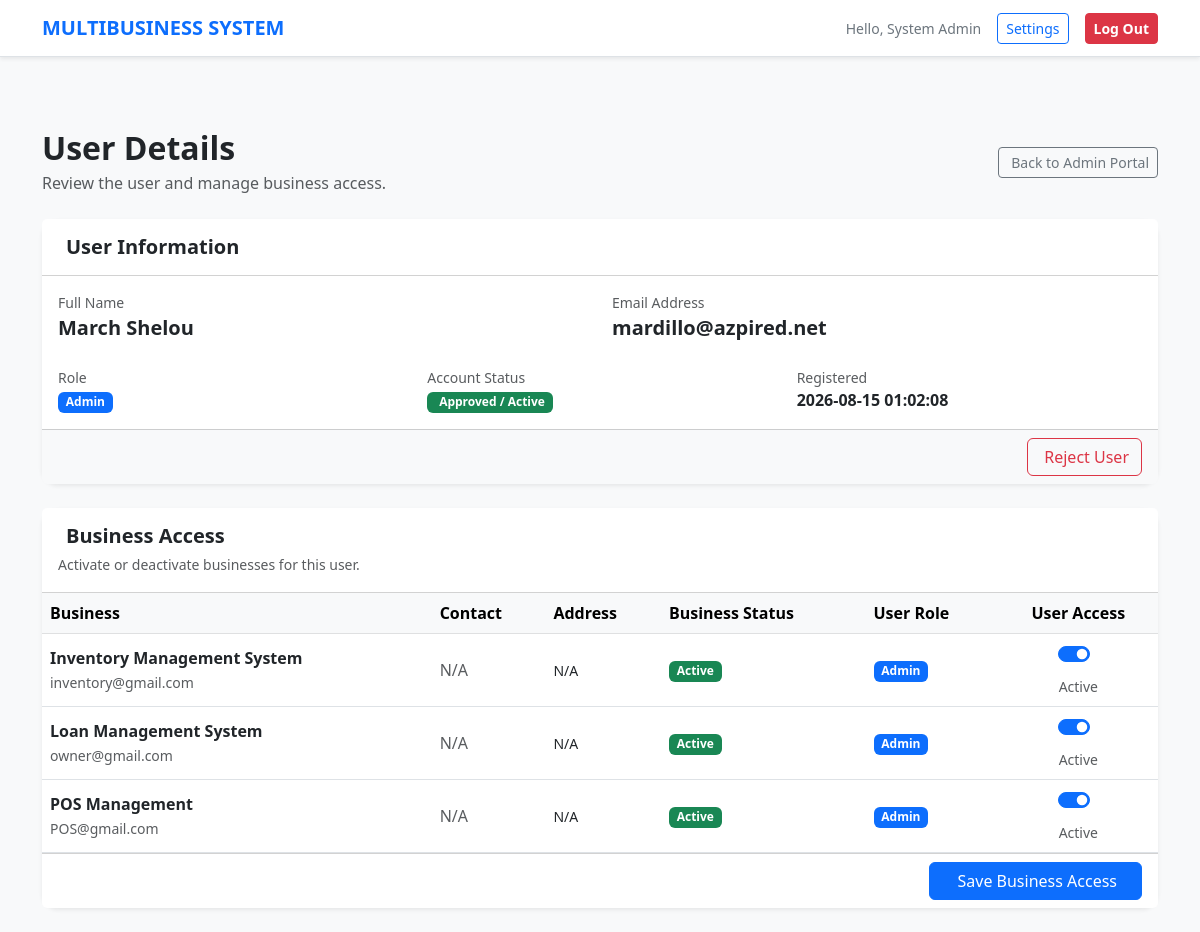
Screenshot of /public/index.php?page=admin_user_details&id=4 (signed in) with the database file from the repository.
### tables this page shows
CREATE TABLE `users` (
  `id` int(11) NOT NULL,
  `name` varchar(150) NOT NULL,
  `email` varchar(150) NOT NULL,
  `password` varchar(255) NOT NULL,
  `role` enum('super_admin','admin','staff') NOT NULL DEFAULT 'staff',
  `status` enum('active','inactive','pending') NOT NULL DEFAULT 'active',
  `created_at` timestamp NOT NULL DEFAULT current_timestamp(),
  `updated_at` timestamp NULL DEFAULT NULL ON UPDATE current_timestamp()
);

CREATE TABLE `businesses` (
  `id` int(11) NOT NULL,
  `name` varchar(150) NOT NULL,
  `email` varchar(150) DEFAULT NULL,
  `phone` varchar(50) DEFAULT NULL,
  `address` text DEFAULT NULL,
  `status` enum('active','inactive') NOT NULL DEFAULT 'active',
  `created_at` timestamp NOT NULL DEFAULT current_timestamp(),
  `updated_at` timestamp NULL DEFAULT NULL ON UPDATE current_timestamp()
);

### resources/admin_user_details.php (the view, shortened to what this page needs)
<?php
$pdo = Database::getConnection();
$targetUserId = (int)($_GET['id'] ?? 0);
$stmt = $pdo->prepare("
    SELECT
        id,
        name,
        email,
        role,
        status,
        created_at,
        updated_at
    FROM users
    WHERE id = ?
    LIMIT 1
");
$stmt->execute([$targetUserId]);
$user = $stmt->fetch(PDO::FETCH_ASSOC);
$stmt = $pdo->query("
    SELECT
        id,
        name,
        email,
        phone,
        address,
        status,
        created_at
    FROM businesses
    ORDER BY name ASC
");
$businesses = $stmt->fetchAll(PDO::FETCH_ASSOC);
$stmt = $pdo->prepare("
    SELECT
        business_id,
        role
    FROM business_users
    WHERE user_id = ?
");
$stmt->execute([$targetUserId]);
$userBusinesses = [];
foreach ($stmt->fetchAll(PDO::FETCH_ASSOC) as $row) {
    $userBusinesses[(int)$row['business_id']] = $row['role'];
}
include __DIR__ . '/partials/header.php';
?>
<div class="container py-4">
    <div class="d-flex justify-content-between align-items-center mb-4">
        <div>
            <h2 class="fw-bold mb-1">
                User Details
            </h2>
            <p class="text-muted mb-0">
                Review the user and manage business access.
            </p>
        </div>
        <a
            href="index.php?page=admin_portal"
            class="btn btn-outline-secondary btn-sm"
        >
            Back to Admin Portal
        </a>
    </div>
    <div class="card shadow-sm border-0 rounded-4 mb-4">
        <div class="card-header bg-white py-3">
            <h5 class="fw-bold mb-0">
                User Information
            </h5>
        </div>
        <div class="card-body">
            <div class="row g-4">
                <div class="col-md-6">
                    <div class="text-muted small">
                        Full Name
                    </div>
                    <div class="fw-bold fs-5">
                        <?= htmlspecialchars($user['name']) ?>
                    </div>
                </div>
                <div class="col-md-6">
                    <div class="text-muted small">
                        Email Address
                    </div>
                    <div class="fw-bold fs-5">
                        <?= htmlspecialchars($user['email']) ?>
                    </div>
                </div>
                <div class="col-md-4">
                    <div class="text-muted small">
                        Role
                    </div>
                    <?php
                    $role = $user['role'] ?? 'staff';
                    $roleClass = 'secondary';
                    if ($role === 'super_admin') {
                        $roleClass = 'danger';
                    } elseif ($role === 'admin') {
                        $roleClass = 'primary';
                    } elseif ($role === 'staff') {
                        $roleClass = 'secondary';
                    }
                    ?>
                    <span class="badge bg-<?= $roleClass ?>">
                        <?= htmlspecialchars(
                            ucwords(str_replace('_', ' ', $role))
                        ) ?>
                    </span>
                </div>
                <div class="col-md-4">
                    <div class="text-muted small">
                        Account Status
                    </div>
                    <?php
                    $userStatus = $user['status'] ?? 'pending';
                    if ($userStatus === 'active'):
                    ?>
                        <span class="badge bg-success">
                            Approved / Active
                        </span>
                    <?php endif; ?>
                </div>
                <div class="col-md-4">
                    <div class="text-muted small">
                        Registered
                    </div>
                    <div class="fw-semibold">
                        <?= htmlspecialchars(
                            $user['created_at']
                        ) ?>
                    </div>
                </div>
            </div>
        </div>
        <div class="card-footer bg-light">
            <div class="d-flex justify-content-end gap-2">
                <?php if ($userStatus === 'active'): ?>
                    <form
                        method="POST"
                        onsubmit="return confirm('Reject this user?');"
                    >
                        <button
                            type="submit"
                            class="btn btn-outline-danger"
                        >
                            Reject User
                        </button>
                    </form>
                <?php endif; ?>
            </div>
        </div>
    </div>
    <div class="card shadow-sm border-0 rounded-4">
        <div class="card-header bg-white py-3">
            <h5 class="fw-bold mb-1">
                Business Access
            </h5>
            <small class="text-muted">
                Activate or deactivate businesses for this user.
            </small>
        </div>
        <form method="POST">
            <?php if (empty($businesses)): ?>
                <div class="p-4 text-center">
                    <i
                        class="bi bi-buildings text-muted"
                        style="font-size:3rem;"
                    ></i>
                    <p class="text-muted mt-3 mb-0">
                        No businesses found.
                    </p>
                </div>
            <?php else: ?>
                <div class="table-responsive">
                    <table class="table table-hover align-middle mb-0">
                        <thead class="table-light">
                            <tr>
                                <th>
                                    Business
                                </th>
                                <th>
                                    Contact
                                </th>
                                <th>
                                    Address
                                </th>
                                <th>
                                    Business Status
                                </th>
                                <th>
                                    User Role
                                </th>
                                <th class="text-center">
                                    User Access
                                </th>
                            </tr>
                        </thead>
                        <tbody>
                            <?php foreach ($businesses as $business): ?>
                                <?php
                                $businessId = (int)$business['id'];
                                $hasAccess = isset(
                                    $userBusinesses[$businessId]
                                );
                                $businessStatus =
                                    $business['status'] ?? 'active';
                                ?>
                                <tr>
                                    <td>
                                        <div class="fw-bold">
                                            <?= htmlspecialchars(
                                                $business['name']
                                            ) ?>
                                        </div>
                                        <?php if (!empty($business['email'])): ?>
                                            <small class="text-muted">
                                                <?= htmlspecialchars(
                                                    $business['email']
                                                ) ?>
                                            </small>
                                        <?php endif; ?>
                                    </td>
                                    <td>
                                        <?php if (!empty($business['phone'])): ?>
                                            <i class="bi bi-telephone me-1"></i>
                                            <?= htmlspecialchars(
                                                $business['phone']
                                            ) ?>
                                        <?php else: ?>
                                            <span class="text-muted">
                                                N/A
                                            </span>
                                        <?php endif; ?>
                                    </td>
                                    <td>
                                        <small>
                                            <?= !empty($business['address'])
                                                ? htmlspecialchars(
                                                    $business['address']
                                                )
                                                : 'N/A'
                                            ?>
                                        </small>
                                    </td>
                                    <td>
                                        <?php if (
                                            $businessStatus === 'active'
                                        ): ?>
                                            <span class="badge bg-success">
                                                Active
                                            </span>
                                        <?php else: ?>
                                            <span class="badge bg-secondary">
                                                Inactive
                                            </span>
                                        <?php endif; ?>
                                    </td>
                                    <td>
                                        <?php if ($hasAccess): ?>
                                            <span class="badge bg-primary">
                                                <?= htmlspecialchars(
                                                    ucwords(
                                                        str_replace(
                                                            '_',
                                                            ' ',
                                                            $userBusinesses[$businessId]
                                                        )
                                                    )
                                                ) ?>
                                            </span>
                                        <?php else: ?>
                                            <span class="text-muted">
                                                Not Assigned
                                            </span>
                                        <?php endif; ?>
                                    </td>
                                    <td class="text-center">
                                        <div class="form-check form-switch d-inline-block">
                                            <input
                                                type="checkbox"
                                                class="form-check-input"
                                                name="business[<?= $businessId ?>][active]"
                                                value="1"
                                                <?= $hasAccess ? 'checked' : '' ?>
                                                <?= $businessStatus !== 'active' ? 'disabled' : '' ?>
                                            >
                                        </div>
                                        <div>
                                            <small class="text-muted">
                                                <?= $hasAccess
                                                    ? 'Active'
                                                    : 'Inactive'
                                                ?>
                                            </small>
                                        </div>
                                    </td>
                                </tr>
                            <?php endforeach; ?>
                        </tbody>
                    </table>
                </div>
                <div class="card-footer bg-white">
                    <div class="d-flex justify-content-end">
                        <button
                            type="submit"
                            class="btn btn-primary px-4"
                        >
                            Save Business Access
                        </button>
                    </div>
                </div>
            <?php endif; ?>
        </form>
    </div>
</div>
<?php include __DIR__ . '/partials/footer.php'; ?>

### rows the page displays
users: name "March Shelou", email "mardillo@azpired.net", role "Admin", created_at "2026-08-15 01:02:08"
businesses: name "Inventory Management System", email "inventory@gmail.com", shows "N/A", shows "Active", id "Admin", status "☑"
businesses: name "Loan Management System", email "owner@gmail.com", phone "N/A", address "N/A", shows "Active", id "Admin", status "☑"
businesses: name "POS Management", email "POS@gmail.com", shows "N/A", shows "Active", id "Admin", status "☑"

### other values shown
$_SESSION['name'] "System Admin"
